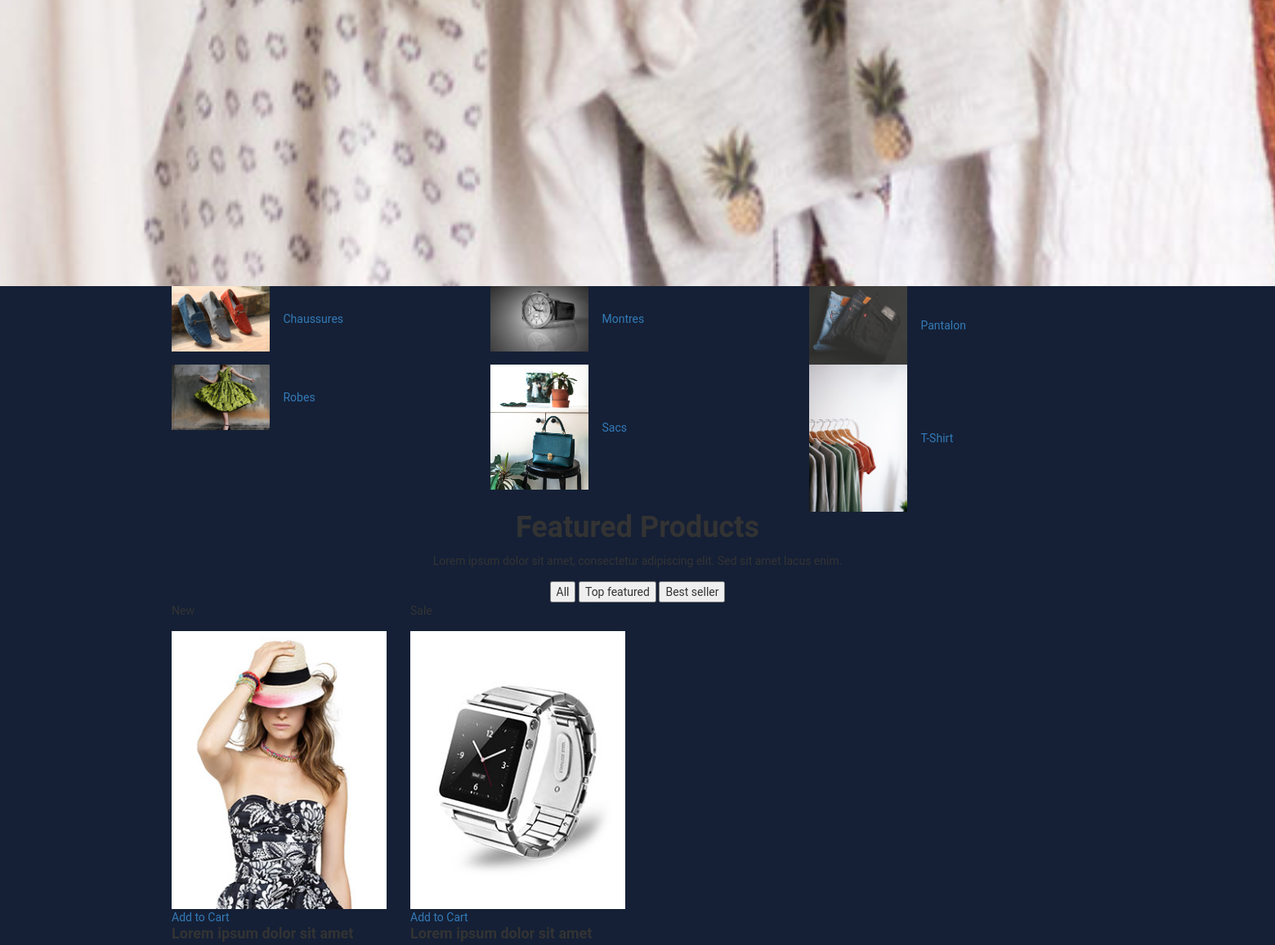
/ (middle part), run on an earlier commit of the app's database.
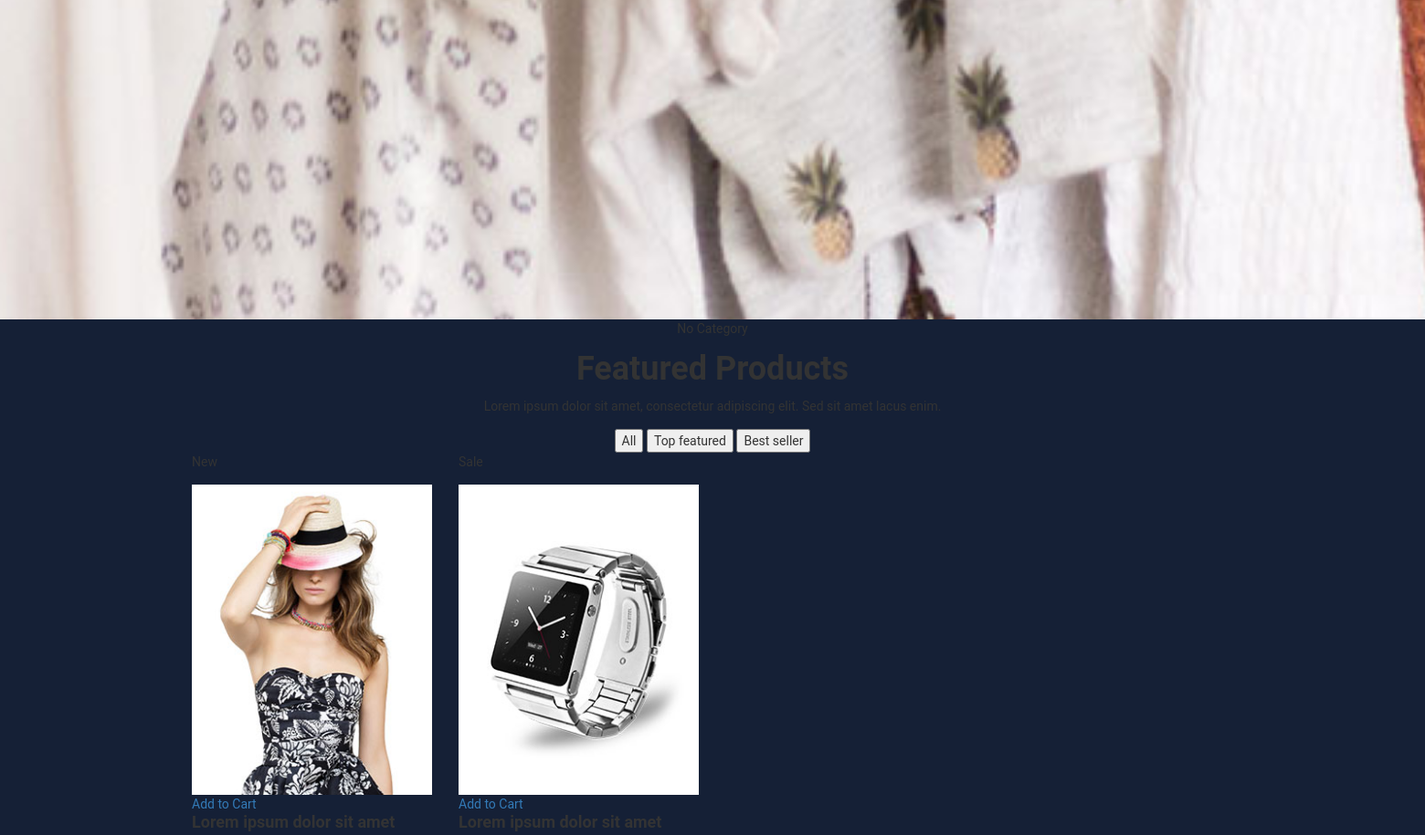
And on a later commit of the database.
### admin_shop/models/category.py (models this page shows, shortened)
class Category(models.Model):
    label_category = models.CharField(max_length=250)
    image = models.ImageField(blank=True, upload_to='category_pics')
    slug = models.SlugField()
    created_date = models.DateTimeField(auto_now_add=True)
    update_date = models.DateTimeField(auto_now=True)
    class Meta:
        unique_together = ('label_category',)
        ordering = ('-created_date',)
    def get_absolut_url(self):
        return reverse('shop:category_view', kwargs={'slug': self.slug})

### shop/views/home_view.py (the view)
class HomeView(ListView):
    context_object_name = 'products'
    queryset = Product.objects.all().order_by('-date_add')[:10]
    template_name = 'shop/sites/index.html'
    def get_context_data(self,  **kwargs):
        context = super().get_context_data(**kwargs)
        context['categories'] = Category.objects.all().order_by('label_category')
        return context

### shop/templates/shop/sites/index.html (shortened to what this page needs)
{% extends '../base.html' %}
{% load static %}
{% block content %}
    <div id="slides-shop" class="cover-slides">
        <ul class="slides-container">
            <li class="text-left">
                <img src="{% static 'shop/images/banner-01.jpg' %}" alt="">
            </li>
        </ul>
    </div>
    <div class="categories-shop">
        <div class="container">
            <div class="row">
                {% if categories %}
                    {% for category in categories %}
                        <div class="col-lg-4 col-md-4 col-sm-12 col-xs-12">
                            <div class="shop-cat-box">
                                <img class="img-fluid" src={{ category.image.url }} width="120px" height="120px" alt="" />
                                <a class="btn hvr-hover" href="{{ category.get_absolut_url }}">{{ category.label_category }}</a>
                            </div>
                        </div>
                    {% endfor %}
                {% else %}
                    <p class=".alert-info text-center"> No Category </p>
                {% endif %}
            </div>
        </div>
    </div>
    <div class="products-box">
        <div class="container">
            <div class="row">
                <div class="col-lg-12">
                    <div class="title-all text-center">
                        <h1>Featured Products</h1>
                        <p>Lorem ipsum dolor sit amet, consectetur adipiscing elit. Sed sit amet lacus enim.</p>
                    </div>
                </div>
            </div>
            <div class="row">
                <div class="col-lg-12">
                    <div class="special-menu text-center">
                        <div class="button-group filter-button-group">
                            <button class="active" data-filter="*">All</button>
                            <button data-filter=".top-featured">Top featured</button>
                            <button data-filter=".best-seller">Best seller</button>
                        </div>
                    </div>
                </div>
            </div>
            <div class="row special-list">
                <div class="col-lg-3 col-md-6 special-grid top-featured">
                    <div class="products-single fix">
                        <div class="box-img-hover">
                            <div class="type-lb">
                                <p class="new">New</p>
                            </div>
                            <img src="{% static 'shop/images/img-pro-02.jpg' %}" class="img-fluid" alt="Image">
                            <div class="mask-icon">
                                <a class="cart" href="#">Add to Cart</a>
                            </div>
                        </div>
                        <div class="why-text">
                            <h4>Lorem ipsum dolor sit amet</h4>
                        </div>
                    </div>
                </div>
                <div class="col-lg-3 col-md-6 special-grid best-seller">
                    <div class="products-single fix">
                        <div class="box-img-hover">
                            <div class="type-lb">
                                <p class="sale">Sale</p>
                            </div>
                            <img src="{% static 'shop/images/img-pro-04.jpg' %}" class="img-fluid" alt="Image">
                            <div class="mask-icon">
                                <a class="cart" href="#">Add to Cart</a>
                            </div>
                        </div>
                        <div class="why-text">
                            <h4>Lorem ipsum dolor sit amet</h4>
                        </div>
                    </div>
                </div>
            </div>
        </div>
    </div>
{% endblock %}

What changed in the data, as far as the page shows it:
removed Category: image (picture), label_category "Chaussures"
removed Category: image (picture), label_category "Montres"
removed Category: image (picture), label_category "Pantalon"
removed Category: image (picture), label_category "Robes"
removed Category: image (picture), label_category "Sacs"
removed Category: image (picture), label_category "T-Shirt"
Also different on the page:
text now shown: "No Category"
